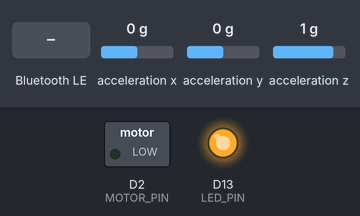
A sketch run on a simulated Arduino Nano 33 IoT. Shown: switched loads named in the sketch (green lamp = pin HIGH), output pins drawn as LEDs (lit = HIGH). Inputs (shaded band) come from the test bench; at power-on: acceleration x 0 g, acceleration y 0 g, acceleration z 1 g. Nothing arrives over Bluetooth unless stated; a phone connects over Bluetooth LE 3 s after start; what the sketch prints to the serial monitor is not drawn.

Above: at 3.8 s.
3.9 s: Bluetooth LE write "1" received
At 4.3 s:
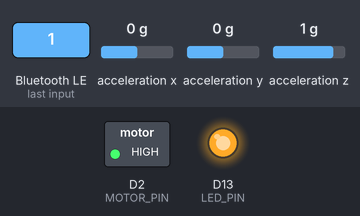
At 5.4 s:
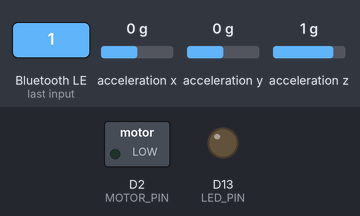
Timing chart, 0 to 6.9 s (numbered marks = the images above; inputs shaded):
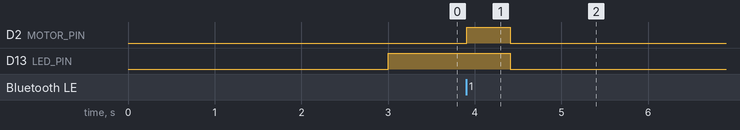

Measured:
- after the input at 3.9 s, D2 (MOTOR_PIN): LOW → HIGH at once, → LOW 0.50 s later; D13 (LED_PIN): HIGH → LOW after 0.51 s

The sketch:

bracelet_firmware_nano33ble.ino
```cpp
/*
  ====================================================================================
  BOND TOUCH PROTOTYPE FIRMWARE — ARDUINO NANO 33 BLE (nRF52840)
  كود السوفتوير للسوار الذكي - كارت أردوينو نانو 33 بي إل إي
  ====================================================================================

  WIRING DIAGRAM / مخطط التوصيل الكهربائي:
  ------------------------------------------------------------------------------------
                                  +-------------------+
                                  | Arduino Nano 33   |
                                  |      BLE          |
                                  +-------------------+
                                  | D2             D13|---> [Resistor 330Ω] ---> [LED Anode(+)] ---> GND
                                  +--|----------------+
                                     |
                                 [Resistor 1kΩ]
                                     |
                                  Base (B)
                               +-------------+
       +3.3V/5V ---> [Motor +] |  NPN 2N2222 |
       GND  <--- [Diode 1N4007]|  Transistor |
                 [Motor -] --->| Collector(C)|
                               | Emitter (E) | ---> GND
                               +-------------+

  Note on Flyback Diode (1N4007):
  - Cathode (striped end) connects to Motor + (3.3V/5V)
  - Anode connects to Motor - (Transistor Collector)
  ====================================================================================
*/

#include <ArduinoBLE.h>       // مكتبة البلوتوث منخفض الطاقة / BLE Library
#include <Arduino_LSM6DS3.h>  // مكتبة المستشعر (تسارع للحركة واللمس) / IMU Accelerometer Library

// ----------------------------------------------------------------------------------
// HARDWARE PIN DEFINITIONS / تعريف الأطراف
// ----------------------------------------------------------------------------------
const int MOTOR_PIN = 2;       // Pin D2 connected to Transistor Base for Vibe Motor / طرف المحرك
const int LED_PIN = 13;        // Pin D13 for visual feedback LED / طرف الليد الضوئي

// ----------------------------------------------------------------------------------
// BLE UUID DEFINITIONS / معرفات البلوتوث الفريدة
// ----------------------------------------------------------------------------------
// Service UUID for Bond Touch Prototype / معرف الخدمة
BLEService touchService("19B10000-E8F2-537E-4F6C-D104768A1214");

// Characteristic to NOTIFY mobile phone when bracelet is tapped / خاصية إرسال إشعار اللمس للموبايل
BLEByteCharacteristic touchNotifyChar("19B10001-E8F2-537E-4F6C-D104768A1214", BLERead | BLENotify);

// Characteristic to RECEIVE vibrate command from mobile phone / خاصية استقبال أمر الاهتزاز من الموبايل
BLEByteCharacteristic vibrateCommandChar("19B10002-E8F2-537E-4F6C-D104768A1214", BLEWrite);

// ----------------------------------------------------------------------------------
// TAP DETECTION VARIABLES / متغيرات كشف النقر
// ----------------------------------------------------------------------------------
const float TAP_THRESHOLD = 1.85;  // Acceleration threshold in Gs to trigger tap / حد شدة اللمسة
unsigned long lastTapTime = 0;     // Timestamp of last detected tap / وقت آخر لمسة
const unsigned long DEBOUNCE_DELAY = 400; // Debounce delay in ms / وقت منع التكرار

void setup() {
  Serial.begin(115200); // Initialize serial communication for debugging / تفعيل الاتصال التسلسلي للتجربة

  // Configure hardware pins as output / تهيئة الأطراف كمخرج
  pinMode(MOTOR_PIN, OUTPUT);
  pinMode(LED_PIN, OUTPUT);
  digitalWrite(MOTOR_PIN, LOW); // Ensure motor is OFF initially / إيقاف المحرك عند البدء
  digitalWrite(LED_PIN, LOW);   // Ensure LED is OFF initially / إيقاف الليد عند البدء

  // Initialize LSM6DS3 IMU Accelerometer / تشغيل مستشعر الحركة
  if (!IMU.begin()) {
    Serial.println("Failed to initialize IMU! / فشل تشغيل مستشعر الحركة");
    while (1); // Halt if IMU fails / إيقاف التشغيل في حالة الخطأ
  }

  // Initialize BLE module / تشغيل البلوتوث
  if (!BLE.begin()) {
    Serial.println("Starting BLE failed! / فشل تشغيل البلوتوث");
    while (1);
  }

  // Set BLE local name & advertised service / ضبط اسم البلوتوث والخدمة المعلنة
  BLE.setLocalName("BondTouch_Nano33");
  BLE.setAdvertisedService(touchService);

  // Add characteristics to service / إضافة الخصائص للخدمة
  touchService.addCharacteristic(touchNotifyChar);
  touchService.addCharacteristic(vibrateCommandChar);

  // Add service to BLE stack / إضافة الخدمة للبلوتوث
  BLE.addService(touchService);

  // Initial values / القيم الابتدائية
  touchNotifyChar.writeValue(0);
  vibrateCommandChar.writeValue(0);

  // Start advertising / بدء بث البلوتوث للبحث عنه من الموبايل
  BLE.advertise();
  Serial.println("BLE Touch Bracelet Ready & Advertising... / السوار جاهز ويبث إشارة البلوتوث");
}

void loop() {
  // Listen for BLE central devices (Mobile Phone) / البحث عن الموبايل المقترن
  BLEDevice central = BLE.central();

  if (central) {
    Serial.print("Connected to central: ");
    Serial.println(central.address());
    digitalWrite(LED_PIN, HIGH); // Turn LED ON when connected / إضاءة الليد عند الاتصال

    while (central.connected()) {
      // 1. Check for incoming Vibrate Command from mobile phone / الفحص هل وصل أمر اهتزاز من الموبايل
      if (vibrateCommandChar.written()) {
        uint8_t commandValue = vibrateCommandChar.value();
        if (commandValue == 1) {
          Serial.println("Received Vibrate Command! Vibrating... / تم استقبال أمر اهتزاز من الطرف الآخر!");
          triggerVibration(500); // Vibrate for 500 ms / تشغيل الهزاز لمدة نصف ثانية
          vibrateCommandChar.writeValue(0); // Reset command / إعادة ضبط الأمر
        }
      }

      // 2. Read Accelerometer to detect physical tap / قراءة مستشعر التسارع لكشف اللمسة
      float x, y, z;
      if (IMU.accelerationAvailable()) {
        IMU.readAcceleration(x, y, z);
        // Calculate total G-force magnitude / حساب محصلة القوة التسارعية
        float gMagnitude = sqrt(x * x + y * y + z * z);

        // Check if tap threshold exceeded and debounce time passed / التأكد من تجاوز شدة اللمسة ووقت الامان
        if (gMagnitude > TAP_THRESHOLD && (millis() - lastTapTime > DEBOUNCE_DELAY)) {
          lastTapTime = millis();
          Serial.println("Physical Tap Detected! Sending BLE Notification... / تم كشف لمسة! جاري الإرسال للموبايل...");

          // Blink LED / إضاءة سريعة لليد
          digitalWrite(LED_PIN, LOW);
          delay(50);
          digitalWrite(LED_PIN, HIGH);

          // Send BLE Notification to Phone (Value 1 = Touch Sent) / إرسال القيمة 1 للموبايل
          touchNotifyChar.writeValue(1);
          delay(100);
          touchNotifyChar.writeValue(0); // Clear state
        }
      }

      delay(10); // Small delay for power stability / التأخير للاستقرار
    }

    digitalWrite(LED_PIN, LOW); // Turn LED OFF when disconnected / إطفاء الليد عند انقطاع الاتصال
    Serial.println("Disconnected from central / انقطع الاتصال بالموبايل");
  }
}

// ----------------------------------------------------------------------------------
// HELPER FUNCTION: Trigger Vibration Motor / دالة تشغيل محرك الاهتزاز
// ----------------------------------------------------------------------------------
void triggerVibration(int durationMs) {
  digitalWrite(MOTOR_PIN, HIGH); // Motor ON / تشغيل المحرك
  digitalWrite(LED_PIN, HIGH);   // LED ON / تشغيل الليد
  delay(durationMs);
  digitalWrite(MOTOR_PIN, LOW);  // Motor OFF / إيقاف المحرك
  digitalWrite(LED_PIN, LOW);    // LED OFF / إيقاف الليد
}
```
